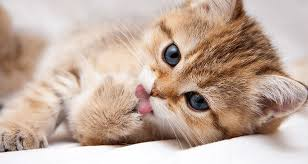
#> input picture PYTHON/opencv/Resources/cat.jpg, 308 x 164 px
$ python function.py
#> lines starting #> are read from the running program, lines starting #| are printed output that depends on the picture; after the words box and inside, x2 and y2 are one past the last pixel; in counts of white or black regions, pixels touching at a corner belong together
import cv2
import numpy as np

img=cv2.imread("Resources/cat.jpg")
#> img is the input picture: shape (164, 308, 3); mean B, G, R 158.8, 172.4, 194.9
kernel=np.ones((5,5),np.uint8)#for Dialation

imgGray=cv2.cvtColor(img,cv2.COLOR_BGR2GRAY)#灰色
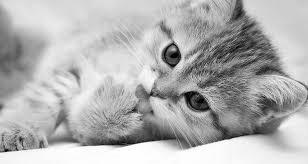
#> imgGray: shape (164, 308); min 0, max 255, mean 177.6
imgBlur=cv2.GaussianBlur(imgGray,(7,7),0)#模糊
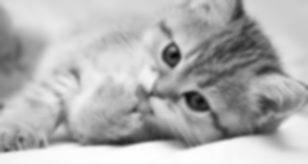
#> imgBlur: shape (164, 308); min 10, max 254, mean 177.6
imgCanny=cv2.Canny(img,75,75)#素描
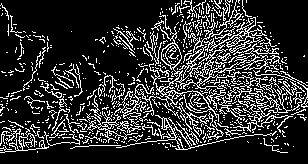
#> imgCanny: shape (164, 308); 19% white in thin lines or dots
imgDialation=cv2.dilate(imgCanny,kernel,iterations=1)#白方格
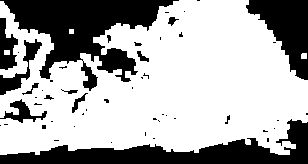
#> imgDialation: shape (164, 308); 66.7% white; 52 black regions (37 under 20 px), largest, box (x1, y1, x2, y2) and area: (0, 0, 179, 91) 6832, (0, 119, 308, 164) 5252, (246, 0, 308, 80) 2621
imgEroded=cv2.erode(imgDialation,kernel,iterations=1)#黑方格
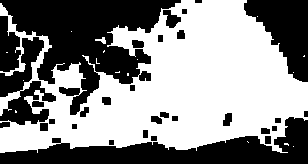
#> imgEroded: shape (164, 308); 54.6% white; 31 black regions, largest, box (x1, y1, x2, y2) and area: (0, 0, 181, 115) 9222, (0, 117, 308, 164) 6361, (244, 0, 308, 82) 2998

cv2.imshow("Gray Image",imgGray)
cv2.imshow("Blur Image",imgBlur)
cv2.imshow("Canny Image",imgCanny)
cv2.imshow("Dialation Image",imgDialation)
cv2.imshow("Eroded Image",imgEroded)
cv2.waitKey(0)

$ run again, with PYTHON/opencv/Resources/face.jpg copied over PYTHON/opencv/Resources/cat.jpg
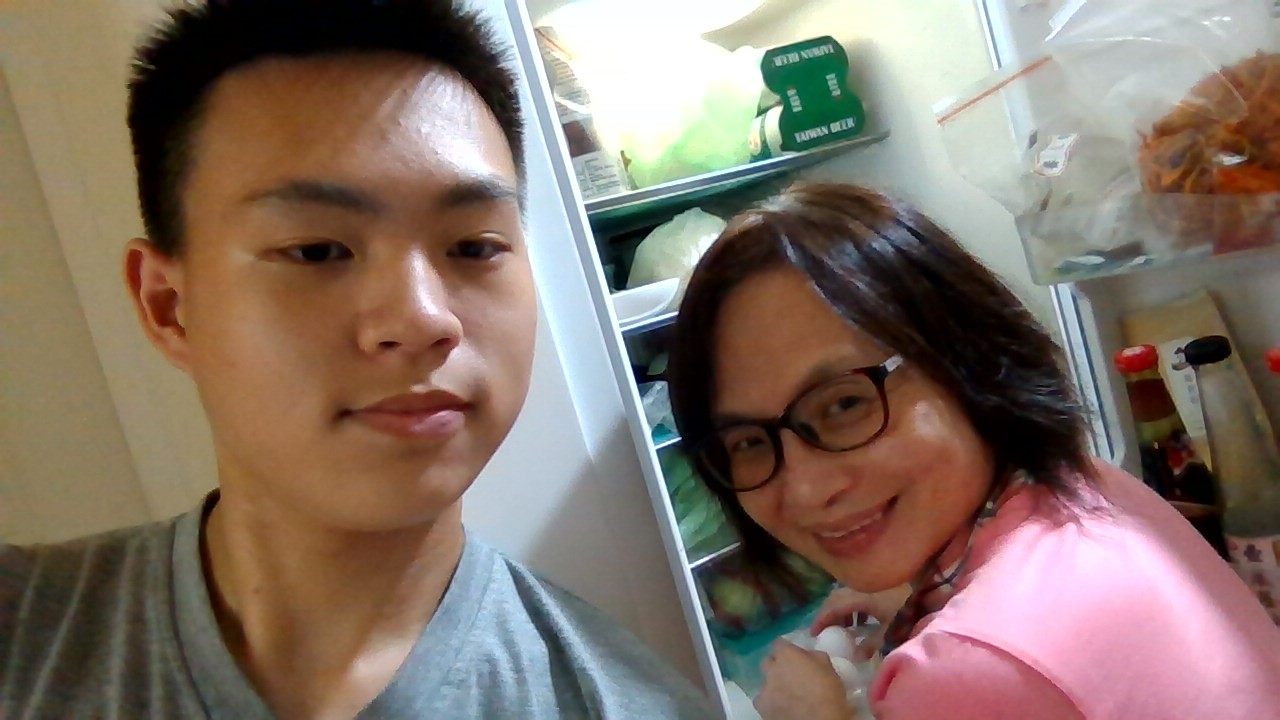
#> input picture PYTHON/opencv/Resources/face.jpg, 1280 x 720 px
#> img is the input picture: shape (720, 1280, 3); mean B, G, R 104, 114.8, 131.7
#> `imgCanny=cv2.Canny(img,75,75)#素描`:
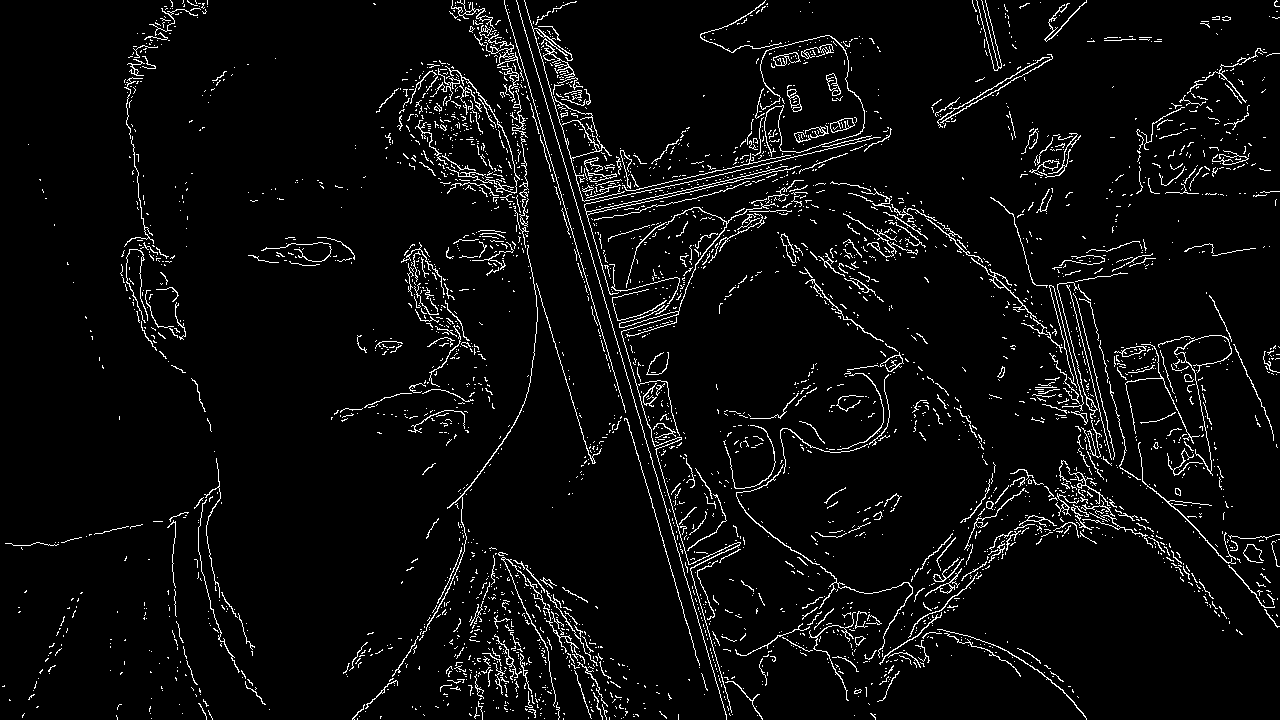
#> imgCanny: shape (720, 1280); 4.7% white in thin lines or dots
#> imgDialation: shape (720, 1280); 24.4% white; 298 white regions, largest, box (x1, y1, x2, y2) and area: (514, 0, 1280, 720) 116080, (350, 0, 702, 720) 29801, (438, 545, 630, 720) 14847
#> `imgEroded=cv2.erode(imgDialation,kernel,iterations=1)#黑方格`:
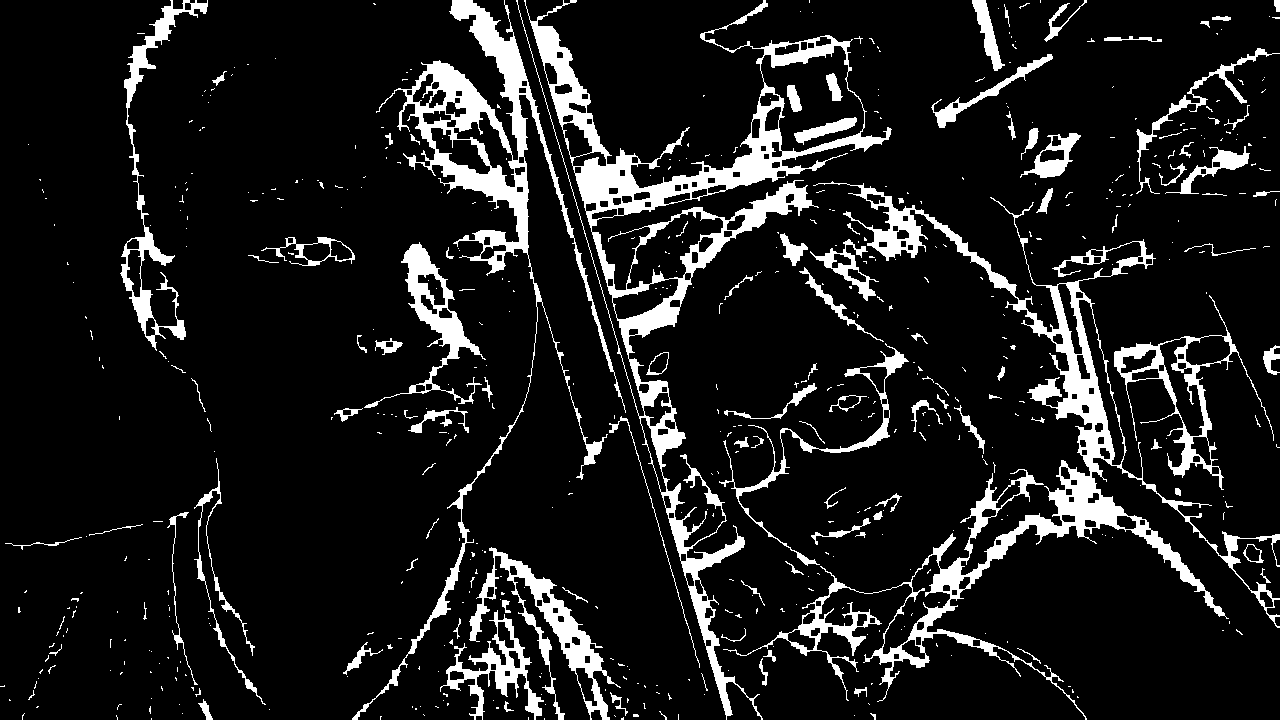
#> imgEroded: shape (720, 1280); 11.1% white; 564 white regions (456 under 20 px), largest, box (x1, y1, x2, y2) and area: (516, 0, 892, 720) 24479, (723, 181, 1280, 720) 23090, (352, 0, 626, 720) 14914
